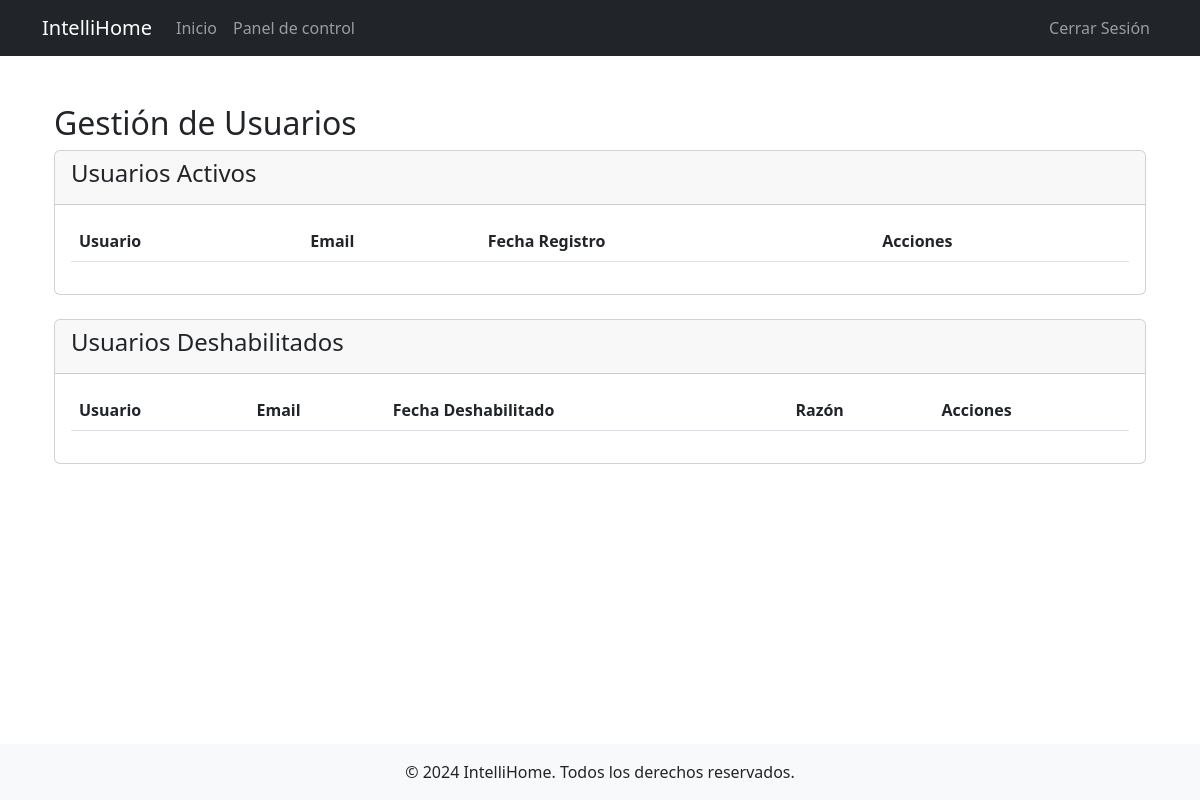
Before: /gestionar-usuarios/ (signed in) with the older database file.
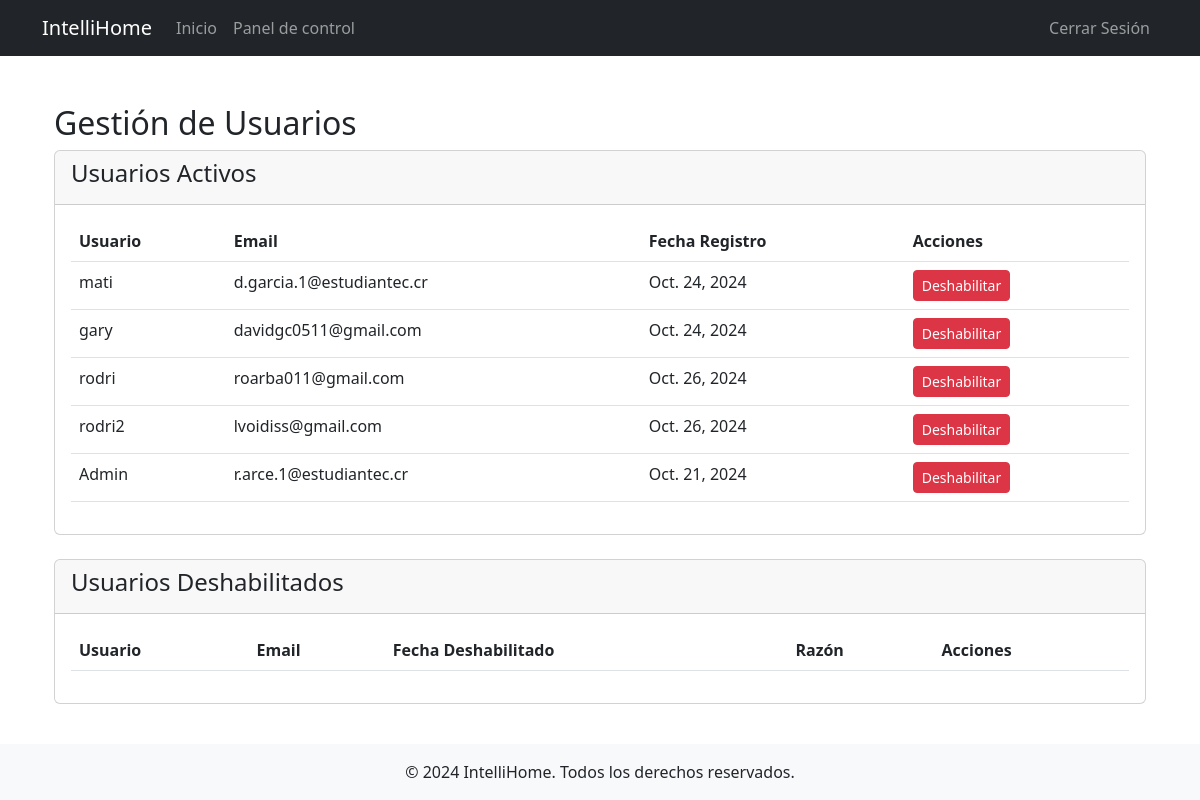
After: the same page with the newer database file.
### accounts/models.py (models this page shows, shortened)
class PerfilUsuario(models.Model):
    user = models.OneToOneField(User, on_delete=models.CASCADE)
    fecha_nacimiento = models.DateField()
    foto_perfil = models.ImageField(upload_to='perfiles/', null=True, blank=True)
    incluir_pago = models.BooleanField(default=False)
    estilos_casa = models.ManyToManyField(EstiloCasa)
    tipos_transporte = models.ManyToManyField(TipoTransporte)
    email_verificado = models.BooleanField(default=False)
    codigo_verificacion = models.CharField(max_length=6, null=True, blank=True)
    codigo_enviado_en = models.DateTimeField(auto_now_add=True)
    intentos_verificacion = models.IntegerField(default=0)
    ultimo_codigo_enviado = models.DateTimeField(null=True, blank=True)
    esta_habilitado = models.BooleanField(default=True)
    razon_deshabilitado = models.TextField(blank=True, null=True)
    fecha_deshabilitado = models.DateTimeField(null=True, blank=True)
    saldo = models.DecimalField(max_digits=10, decimal_places=2, default=0)
    ultima_actualizacion_saldo = models.DateTimeField(default=timezone.now)
    saldo_bloqueado = models.DecimalField(max_digits=10, decimal_places=2, default=0)  # Para reservas pendientes
    nombre_tarjetahabiente = models.CharField(max_length=100, blank=True, null=True)
    numero_tarjeta = models.CharField(max_length=16, blank=True, null=True)
    fecha_validez = models.DateField(blank=True, null=True)
    numero_verificador = models.CharField(max_length=4, blank=True, null=True)
    marca_tarjeta = models.CharField(max_length=20, blank=True, null=True)

### accounts/views.py (the view)
# urls.py: path('gestionar-usuarios/', views.gestionar_usuarios, name='gestionar_usuarios'),
@staff_member_required
def gestionar_usuarios(request):
    usuarios_activos = PerfilUsuario.objects.filter(esta_habilitado=True)
    usuarios_deshabilitados = PerfilUsuario.objects.filter(esta_habilitado=False)
    context = {
        'usuarios_activos': usuarios_activos,
        'usuarios_deshabilitados': usuarios_deshabilitados,
    }
    return render(request, 'accounts/gestionar_usuarios.html', context)

### accounts/templates/accounts/gestionar_usuarios.html (shortened to what this page needs)
{% extends 'base.html' %}
{% block content %}
<div class="container mt-4">
    <h2>Gestión de Usuarios</h2>
    <div class="card mb-4">
        <div class="card-header">
            <h4>Usuarios Activos</h4>
        </div>
        <div class="card-body">
            <div class="table-responsive">
                <table class="table">
                    <thead>
                        <tr>
                            <th>Usuario</th>
                            <th>Email</th>
                            <th>Fecha Registro</th>
                            <th>Acciones</th>
                        </tr>
                    </thead>
                    <tbody>
                        {% for perfil in usuarios_activos %}
                        <tr>
                            <td>{{ perfil.user.username }}</td>
                            <td>{{ perfil.user.email }}</td>
                            <td>{{ perfil.user.date_joined|date }}</td>
                            <td>
                                <button class="btn btn-danger btn-sm"
                                        data-bs-toggle="modal"
                                        data-bs-target="#deshabilitarModal{{ perfil.user.id }}">
                                    Deshabilitar
                                </button>
                            </td>
                        </tr>
                        {% endfor %}
                    </tbody>
                </table>
            </div>
        </div>
    </div>
    <div class="card">
        <div class="card-header">
            <h4>Usuarios Deshabilitados</h4>
        </div>
        <div class="card-body">
            <div class="table-responsive">
                <table class="table">
                    <thead>
                        <tr>
                            <th>Usuario</th>
                            <th>Email</th>
                            <th>Fecha Deshabilitado</th>
                            <th>Razón</th>
                            <th>Acciones</th>
                        </tr>
                    </thead>
                </table>
            </div>
        </div>
    </div>
</div>
{% endblock %}

Changed rows visible on the page:
added PerfilUsuario: user.username "mati", user.email "d.garcia.1@estudiantec.cr", user.date_joined "Oct. 24, 2024"
added PerfilUsuario: user.username "gary", user.email "davidgc0511@gmail.com", user.date_joined "Oct. 24, 2024"
added PerfilUsuario: user.username "rodri", user.email "roarba011@gmail.com", user.date_joined "Oct. 26, 2024"
added PerfilUsuario: user.username "rodri2", user.email "lvoidiss@gmail.com", user.date_joined "Oct. 26, 2024"
added PerfilUsuario: user.username "Admin", user.email "r.arce.1@estudiantec.cr", user.date_joined "Oct. 21, 2024"
